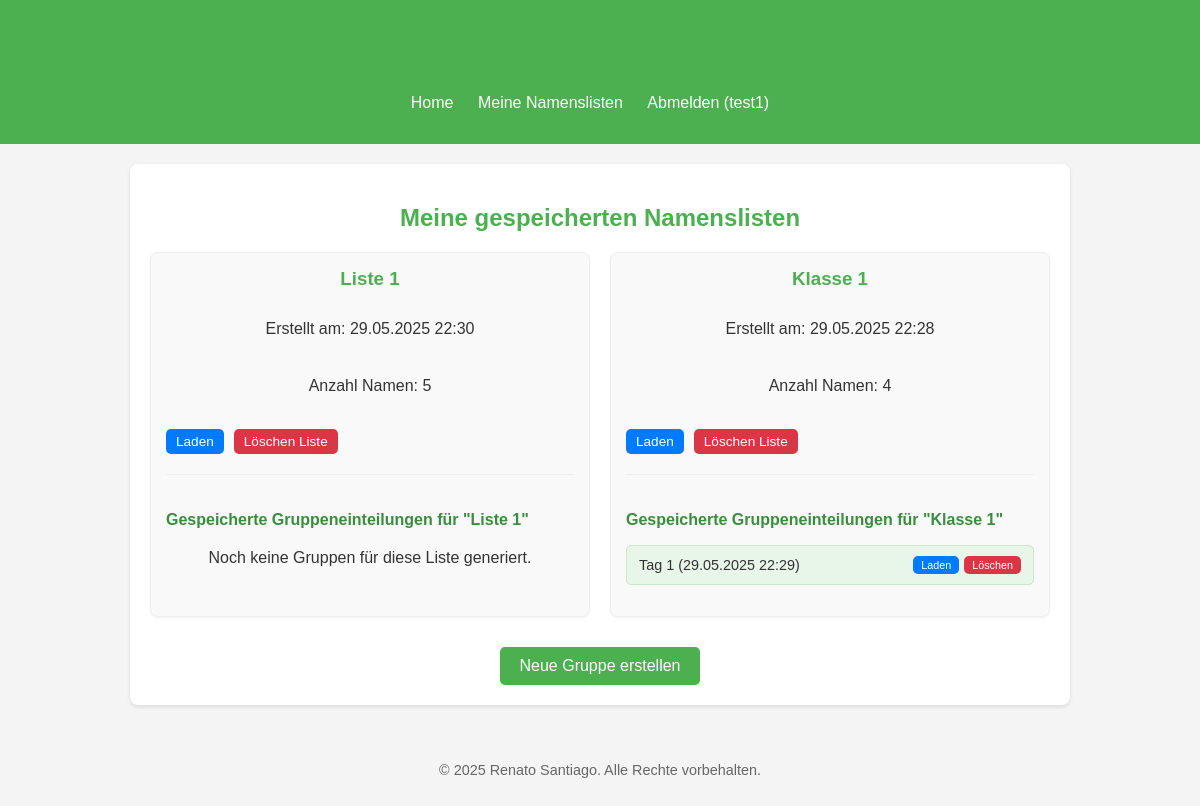
Page /my_player_lists (signed in) on the earlier database version.
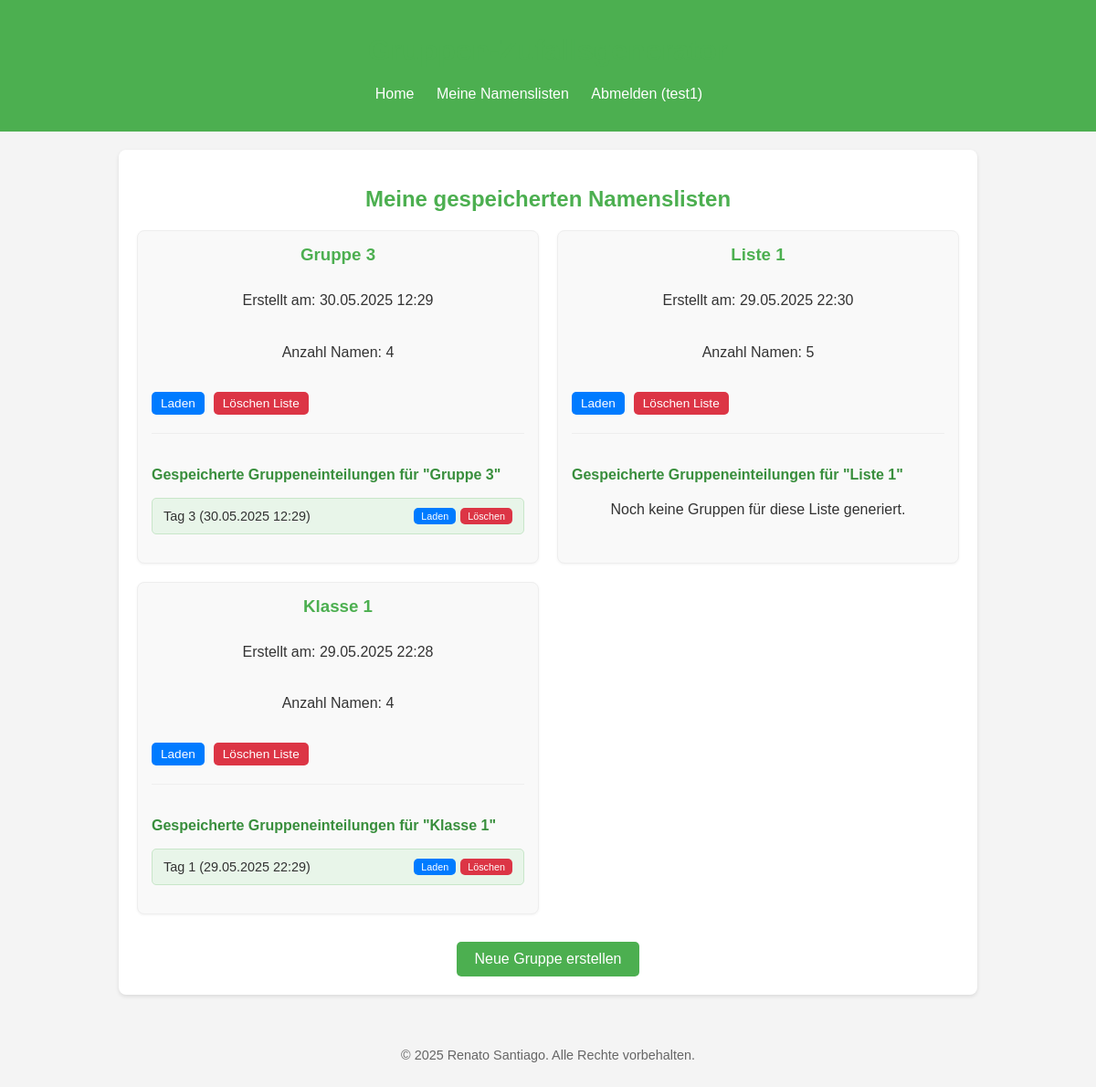
Same page on the later database version.
### app.py (models this page shows, shortened)
class User(db.Model):
    id = db.Column(db.Integer, primary_key=True)
    username = db.Column(db.String(80), unique=True, nullable=False)
    password_hash = db.Column(db.String(120), nullable=False)
    player_lists = db.relationship('PlayerList', backref='user', lazy=True, cascade='all, delete-orphan')

class PlayerList(db.Model):
    id = db.Column(db.Integer, primary_key=True)
    user_id = db.Column(db.Integer, db.ForeignKey('user.id'), nullable=False)
    name = db.Column(db.String(100), nullable=False)
    players_json = db.Column(db.Text, nullable=False) # Speichert die Liste der Namen als JSON-String
    timestamp = db.Column(db.DateTime, default=datetime.utcnow)
    generated_groups = db.relationship('GeneratedGroup', backref='player_list', lazy=True, cascade='all, delete-orphan')

class GeneratedGroup(db.Model):
    id = db.Column(db.Integer, primary_key=True)
    player_list_id = db.Column(db.Integer, db.ForeignKey('player_list.id'), nullable=False)
    name = db.Column(db.String(100), nullable=True) # Name der spezifischen Gruppeneinteilung
    selected_players_json = db.Column(db.Text, nullable=False) # Die Namen, die für diese Generierung verwendet wurden
    group_settings_json = db.Column(db.Text, nullable=False) # Die Einstellungen (num_groups/group_size)
    generated_groups_json = db.Column(db.Text, nullable=False) # Das eigentliche Gruppenergebnis
    timestamp = db.Column(db.DateTime, default=datetime.utcnow)

### app.py (the view)
@app.route('/my_player_lists')
@login_required
def my_player_lists():
    user_player_lists = PlayerList.query.filter_by(user_id=g.user.id).order_by(PlayerList.timestamp.desc()).all()
    return render_template('my_player_lists.html', user_player_lists=user_player_lists)

### app.py (called while the page is built)
@app.before_request
def load_logged_in_user():
    user_id = session.get('user_id')
    if user_id is None:
        g.user = None
    else:
        g.user = User.query.get(user_id)

def login_required(view):
    @wraps(view)
    def wrapped_view(**kwargs):
        if g.user is None:
            flash('Du musst angemeldet sein, um diese Seite aufzurufen.', 'error')
            return redirect(url_for('login'))
        return view(**kwargs)
    return wrapped_view

### templates/my_player_lists.html (shortened to what this page needs)
{% extends "base.html" %}
{% block content %}
    <h2>Meine gespeicherten Namenslisten</h2>
    {% if user_player_lists %}
        <div class="player-lists-container">
            {% for player_list in user_player_lists %}
                <div class="list-card">
                    <h3>{{ player_list.name }}</h3>
                    <p>Erstellt am: {{ player_list.timestamp.strftime('%d.%m.%Y %H:%M') }}</p>
                    <p>Anzahl Namen: {{ (player_list.players_json | fromjson) | length }}</p>
                    <div class="list-actions">
                        <a href="{{ url_for('load_player_list', list_id=player_list.id) }}" class="button button-small load-btn">Laden</a>
                        <form action="{{ url_for('delete_player_list', list_id=player_list.id) }}" method="post" style="display:inline;">
                            <button type="submit" class="button button-small delete-btn" onclick="return confirm('Bist du sicher, dass du diese Namensliste UND alle zugehörigen Gruppeneinteilungen löschen möchtest?');">Löschen Liste</button>
                        </form>
                    </div>
                    <div class="generated-groups-section">
                        <h4>Gespeicherte Gruppeneinteilungen für "{{ player_list.name }}"</h4>
                        {% if player_list.generated_groups %}
                            <ul class="generated-groups-list">
                                {% for group in player_list.generated_groups | sort(attribute='timestamp', reverse=true) %}
                                    <li>
                                        {{ group.name or 'Ohne Namen' }} ({{ group.timestamp.strftime('%d.%m.%Y %H:%M') }})
                                        <div class="generated-group-actions">
                                            <a href="{{ url_for('load_generated_group', group_id=group.id) }}" class="button button-x-small load-btn">Laden</a>
                                            <form action="{{ url_for('delete_generated_group', group_id=group.id) }}" method="post" style="display:inline;">
                                                <button type="submit" class="button button-x-small delete-btn" onclick="return confirm('Bist du sicher, dass du diese generierte Gruppe löschen möchtest?');">Löschen</button>
                                            </form>
                                        </div>
                                    </li>
                                {% endfor %}
                            </ul>
                        {% else %}
                            <p>Noch keine Gruppen für diese Liste generiert.</p>
                        {% endif %}
                    </div>
                </div>
            {% endfor %}
        </div>
    {% else %}
        <p>Du hast noch keine Namenslisten gespeichert. Generiere jetzt welche auf der <a href="{{ url_for('home') }}">Startseite</a>!</p>
    {% endif %}
    <div class="actions-container">
        <a href="{{ url_for('home') }}" class="button">Neue Gruppe erstellen</a>
    </div>
{% endblock %}

### templates/base.html (shortened to what this page needs)
<!DOCTYPE html>
<html lang="de">
<head>
    <link rel="stylesheet" href="{{ url_for('static', filename='css/style.css') }}">
</head>
<body>
    <header>
        <h1>Gruppen-Zufallsgenerator</h1>
        <nav>
            <ul>
                <li><a href="{{ url_for('home') }}">Home</a></li>
                {% if g.user %}
                    <li><a href="{{ url_for('my_player_lists') }}">Meine Namenslisten</a></li>
                    <li><a href="{{ url_for('logout') }}">Abmelden ({{ g.user.username }})</a></li>
                {% else %}
                    <li><a href="{{ url_for('register') }}">Registrieren</a></li>
                    <li><a href="{{ url_for('login') }}">Anmelden</a></li>
                {% endif %}
            </ul>
        </nav>
    </header>
    <main>
        {% block content %}{% endblock %}
    </main>
    <footer>
        <p>&copy; 2025 Renato Santiago. Alle Rechte vorbehalten.</p>
    </footer>
</body>
</html>

### static/css/style.css (style rules this page uses)
body { font-family: Arial, sans-serif; margin: 0; padding: 0; background-color: #f4f4f4; color: #333; }
header { background-color: #4CAF50; color: white; padding: 1em 0; text-align: center; }
nav ul { list-style-type: none; padding: 0; }
nav ul li { display: inline; margin-right: 20px; }
nav ul li a { color: white; text-decoration: none; }
main { padding: 20px; max-width: 900px; margin: 20px auto; background-color: white; border-radius: 8px; box-shadow: 0 2px 4px rgba(0, 0, 0, 0.1); }
h1, h2, h3 { color: #4CAF50; text-align: center; margin-bottom: 20px; }
p { line-height: 1.6; text-align: center; margin-bottom: 15px; }
.button, .submit-btn { display: inline-block; background-color: #4CAF50; color: white; padding: 10px 20px; border: none; border-radius: 5px; cursor: pointer; text-decoration: none; font-size: 1em; transition: background-color 0.3s ease; margin-top: 10px; }
.button.button-small { padding: 5px 10px; font-size: 0.85em; margin: 5px 0; }
.button.button-x-small { padding: 3px 8px; font-size: 0.75em; margin: 2px 0; }
.button.load-btn { background-color: #007bff; }
.button.delete-btn { background-color: #dc3545; }
footer { text-align: center; padding: 20px; color: #666; font-size: 0.9em; }
.actions-container { text-align: center; margin-top: 30px; }
.actions-container .button { margin: 0 10px; }
.player-lists-container { display: grid; grid-template-columns: repeat(auto-fill, minmax(300px, 1fr)); gap: 20px; margin-top: 20px; }
.list-card { background-color: #f9f9f9; border: 1px solid #eee; border-radius: 8px; padding: 15px; box-shadow: 0 1px 3px rgba(0, 0, 0, 0.05); display: flex; flex-direction: column; }
.list-card h3 { color: #4CAF50; margin-top: 0; margin-bottom: 10px; }
.list-actions { margin-top: 15px; display: flex; flex-wrap: wrap; gap: 10px; justify-content: flex-start; align-items: center; }
.list-actions .button, .list-actions form button { flex-shrink: 0; margin: 0; }
.generated-groups-section { margin-top: 20px; padding-top: 15px; border-top: 1px solid #eee; }
.generated-groups-section h4 { color: #388e3c; margin-bottom: 10px; }
.generated-groups-list { list-style-type: none; padding: 0; }
.generated-groups-list li { background-color: #e8f5e9; border: 1px solid #c8e6c9; border-radius: 5px; padding: 8px 12px; margin-bottom: 8px; display: flex; justify-content: space-between; align-items: center; font-size: 0.9em; }
.generated-group-actions { display: flex; gap: 5px; flex-shrink: 0; }

Differences in the rows shown:
added PlayerList: name "Gruppe 3", timestamp "30.05.2025 12:29", players_json "4"
added GeneratedGroup: name "Tag 3", timestamp "30.05.2025 12:29", shown under "Gruppe 3"
